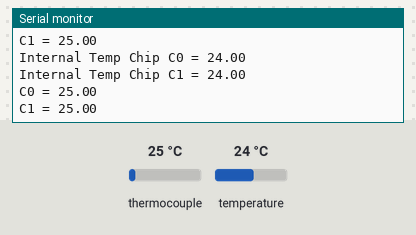
Bench run of a sketch on a simulated Arduino Uno, built with avr-gcc and run on an emulated ATmega328P. Parts: the last lines printed to the serial monitor. The inputs (shaded band) are chosen by the test bench; at power-on: thermocouple 25 °C, temperature 24 °C.

Above: at 1.7 s.
1.8 s: thermocouple set to 6 °C
At 3.1 s:
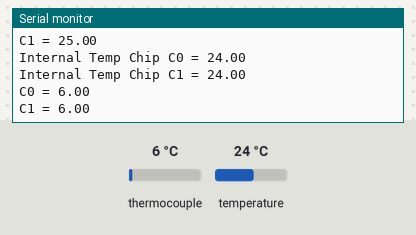
3.3 s: temperature set to 12 °C
At 4.2 s:
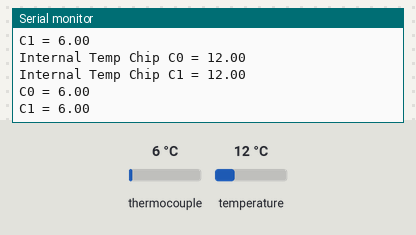
4.8 s: thermocouple set to 75 °C
At 6.0 s:
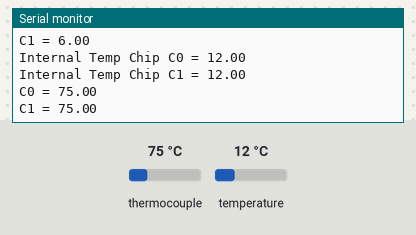
6.3 s: temperature set to 19 °C
At 7.5 s:
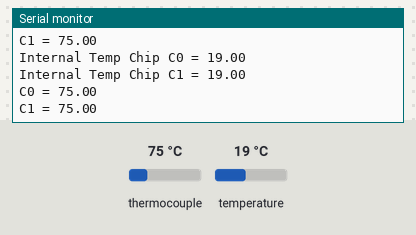
7.8 s: thermocouple set to 2 °C
At 9.5 s:
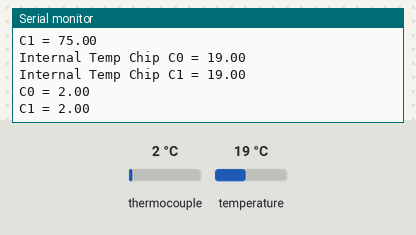
Timing chart, 0 to 11.0 s (numbered marks = the images above; inputs shaded):
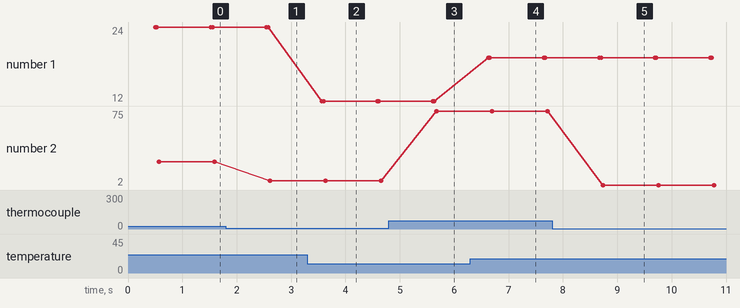

The sketch:

thermocouple_reader_mux.ino
```cpp
#include <Adafruit_MAX31855.h>

int thermoDO = 3;
int thermoD1 = 6;
int thermoCS = 4;
int thermoCLK = 5;

Adafruit_MAX31855 thermocouple0(thermoCLK, thermoCS, thermoDO);
Adafruit_MAX31855 thermocouple1(thermoCLK, thermoCS, thermoD1);

void setup()
{
  Serial.begin(9600);

  Serial.println("Multiple thermocouple reading test");
  delay(500);
}

void loop()
{
  Serial.print("Internal Temp Chip C0 = ");
  Serial.println(thermocouple0.readInternal());
  Serial.print("Internal Temp Chip C1 = ");
  Serial.println(thermocouple1.readInternal());

  double c0 = thermocouple0.readCelsius();
  double c1 = thermocouple1.readCelsius();
   if (isnan(c0) && isnan(c1)) {
     Serial.println("Something wrong with thermocouple!");
   } else {
     Serial.print("C0 = ");
     Serial.println(c0);
     Serial.print("C1 = ");
     Serial.println(c1);
   }

  delay(1000);

}
```

Measured:
- after the input at 1.8 s, the serial monitor: prints a new line after 0.81 s (image 1)
- after the input at 3.3 s, the serial monitor: prints a new line after 0.26 s (image 2)
- after the input at 4.8 s, the serial monitor: prints a new line after 0.87 s (image 3)
- after the input at 6.3 s, the serial monitor: prints a new line after 0.33 s (image 4)
- after the input at 7.8 s, the serial monitor: prints a new line after 0.93 s (image 5)
- plotted number 1: 24 → 12 after the input at 3.3 s, 12 → 19 after the input at 6.3 s
- plotted number 2: 25 → 6 after the input at 1.8 s, 6 → 75 after the input at 4.8 s, 75 → 2 after the input at 7.8 s
